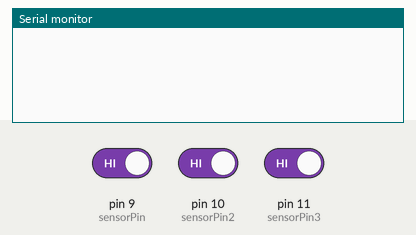
Recording of a sketch running on a simulated Arduino Uno, built with avr-gcc and run on an emulated ATmega328P. Shown: the last lines printed to the serial monitor. The test bench sets the inputs (shaded band); at power-on: pin 9 (sensorPin) HIGH, pin 10 (sensorPin2) HIGH, pin 11 (sensorPin3) HIGH.

Above: at 3.8 s.
3.9 s: pin 9 (sensorPin) driven LOW
At 5.4 s:
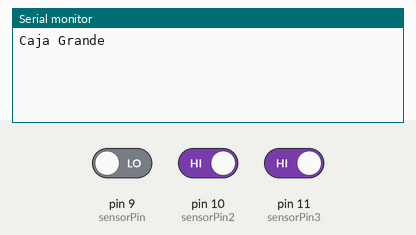
7.5 s: pin 9 (sensorPin) driven HIGH and pin 10 (sensorPin2) driven LOW
At 8.7 s:
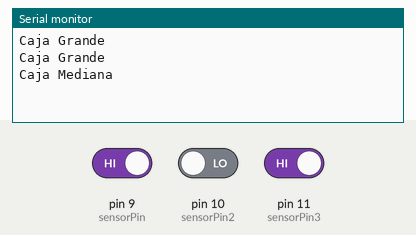
10.5 s: pin 10 (sensorPin2) driven HIGH and pin 11 (sensorPin3) driven LOW
At 11.1 s:
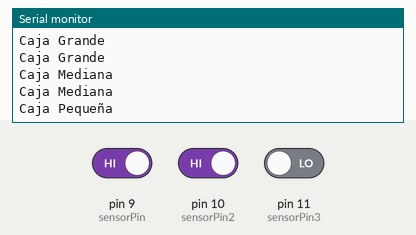

The sketch:

sensor_tamanio.ino
```cpp
const int sensorPin = 9; //grande
const int sensorPin2 = 10; //mediano
const int sensorPin3 = 11; //pequeño

void cajaGrande() {
  // Acciones para la caja grande
  Serial.println("Caja Grande");
}
void cajaMediana() {
  // Acciones para la caja mediana
  Serial.println("Caja Mediana");
}
void cajaPequenia() {
  // Acciones para la caja pequeña
  Serial.println("Caja Pequeña");
}

void setup() {
  // put your setup code here, to run once:
  Serial.begin(9600);  //iniciar puerto serie
  pinMode(sensorPin, INPUT);
  pinMode(sensorPin2, INPUT);
  pinMode(sensorPin3, INPUT);
}

void loop() {
  int grande = 0;
  int mediano = 0;
  int peque = 0;
  grande = digitalRead(sensorPin);
  mediano = digitalRead(sensorPin2);
  peque = digitalRead(sensorPin3);

  if (grande == LOW) {
    cajaGrande();
  } else if (mediano == LOW) {
    cajaMediana();
  } else if (peque == LOW) {
    cajaPequenia();
  }

  delay(1500);
}
```

Measured:
- after the input at 3.9 s, the serial monitor: prints a new line after 0.60 s (image 1)
- after the input at 7.5 s, the serial monitor: prints a new line at once (image 2)
- after the input at 10.5 s, the serial monitor: prints a new line at once (image 3)
